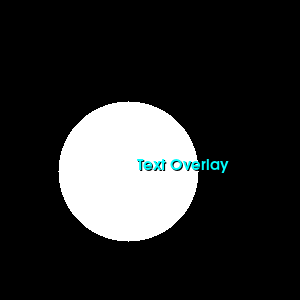

The script that drew this image:
#!/usr/bin/env python

# Display text overlaid on an image using vtkTextMapper and vtkImageMapper.

import vtkmodules.vtkInteractionStyle  # noqa: F401
import vtkmodules.vtkRenderingFreeType  # noqa: F401
import vtkmodules.vtkRenderingOpenGL2  # noqa: F401

from vtkmodules.vtkImagingSources import vtkImageEllipsoidSource
from vtkmodules.vtkRenderingCore import (
    vtkActor2D,
    vtkImageMapper,
    vtkRenderWindow,
    vtkRenderWindowInteractor,
    vtkRenderer,
    vtkTextMapper,
)

# Image source
ellipse = vtkImageEllipsoidSource()

image_mapper = vtkImageMapper()
image_mapper.SetInputConnection(ellipse.GetOutputPort())
image_mapper.SetColorWindow(255)
image_mapper.SetColorLevel(127.5)

image_actor = vtkActor2D()
image_actor.SetMapper(image_mapper)

# Text overlay
text_mapper = vtkTextMapper()
text_mapper.SetInput("Text Overlay")
text_mapper.GetTextProperty().SetFontSize(15)
text_mapper.GetTextProperty().SetColor(0, 1, 1)
text_mapper.GetTextProperty().BoldOn()
text_mapper.GetTextProperty().ShadowOn()

text_actor = vtkActor2D()
text_actor.SetMapper(text_mapper)
text_actor.SetPosition(138, 128)

# Renderer
renderer = vtkRenderer()
renderer.AddViewProp(image_actor)
renderer.AddViewProp(text_actor)

# Window
render_window = vtkRenderWindow()
render_window.AddRenderer(renderer)
render_window.SetWindowName("overlay text on image")
render_window.SetMultiSamples(0)
render_window.SetSize(300, 300)

# Interactor
interactor = vtkRenderWindowInteractor()
interactor.SetRenderWindow(render_window)

interactor.Initialize()
interactor.Start()
